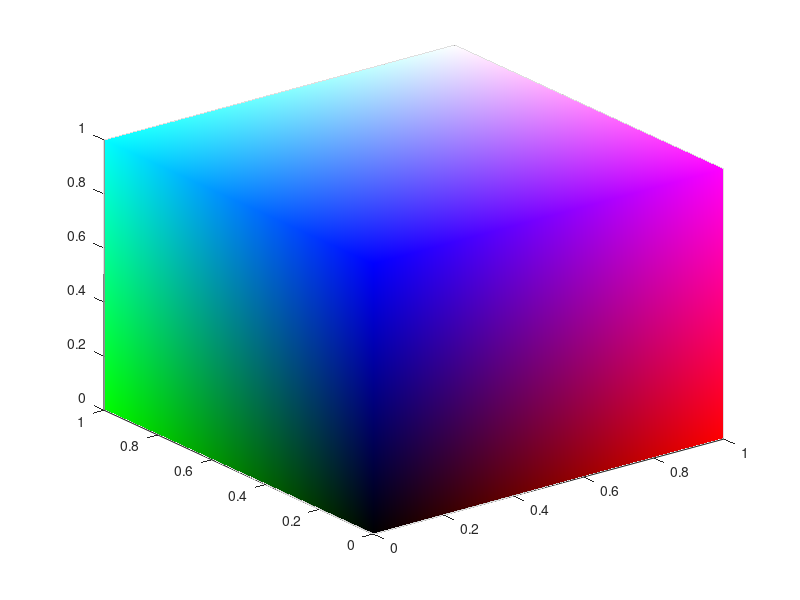

Write MATLAB code to recreate this figure.
clear all; close all; clc;

%% Define Vertices
topVerts = [ 0 1 0; 0 1 1; 1 1 1; 1 1 0];
topVertIndex = [ 1 2 3 4 ];
botVerts = [ 0 0 0; 0 0 1; 1 0 1; 1 0 0];
botVertIndex = [ 5 6 7 8 ];

verts = [ topVerts; botVerts ];

%% Define Colors
vertColors = [ topVerts; botVerts ];
%% Empty faces list
faces = [];

%% Top faces
faces = [ faces ; 1 2 3 ; 1 3 4 ];

%% Side faces (Your efforts here)
for vertI = 1 : 4
	faceVert1 = topVertIndex( mod(vertI,4)+1 );
	faceVert2 = topVertIndex( vertI );
	faceVert3 = botVertIndex( vertI );
	faces = [ faces ; faceVert1 faceVert2 faceVert3 ];
    faceVert2 = botVertIndex( mod(vertI,4)+1 );
	faceVert3 = botVertIndex( vertI );
    faces = [ faces ; faceVert1 faceVert2 faceVert3 ];
end

%% Bottom faces
faces = [ faces ; 5 7 6 ; 5 8 7 ];

%% Show RGB Cube in 3D figure
trisurf(faces,verts(:,1),verts(:,2),verts(:,3),'FaceVertexCData', vertColors,'FaceColor','interp', 'EdgeAlpha', 0);